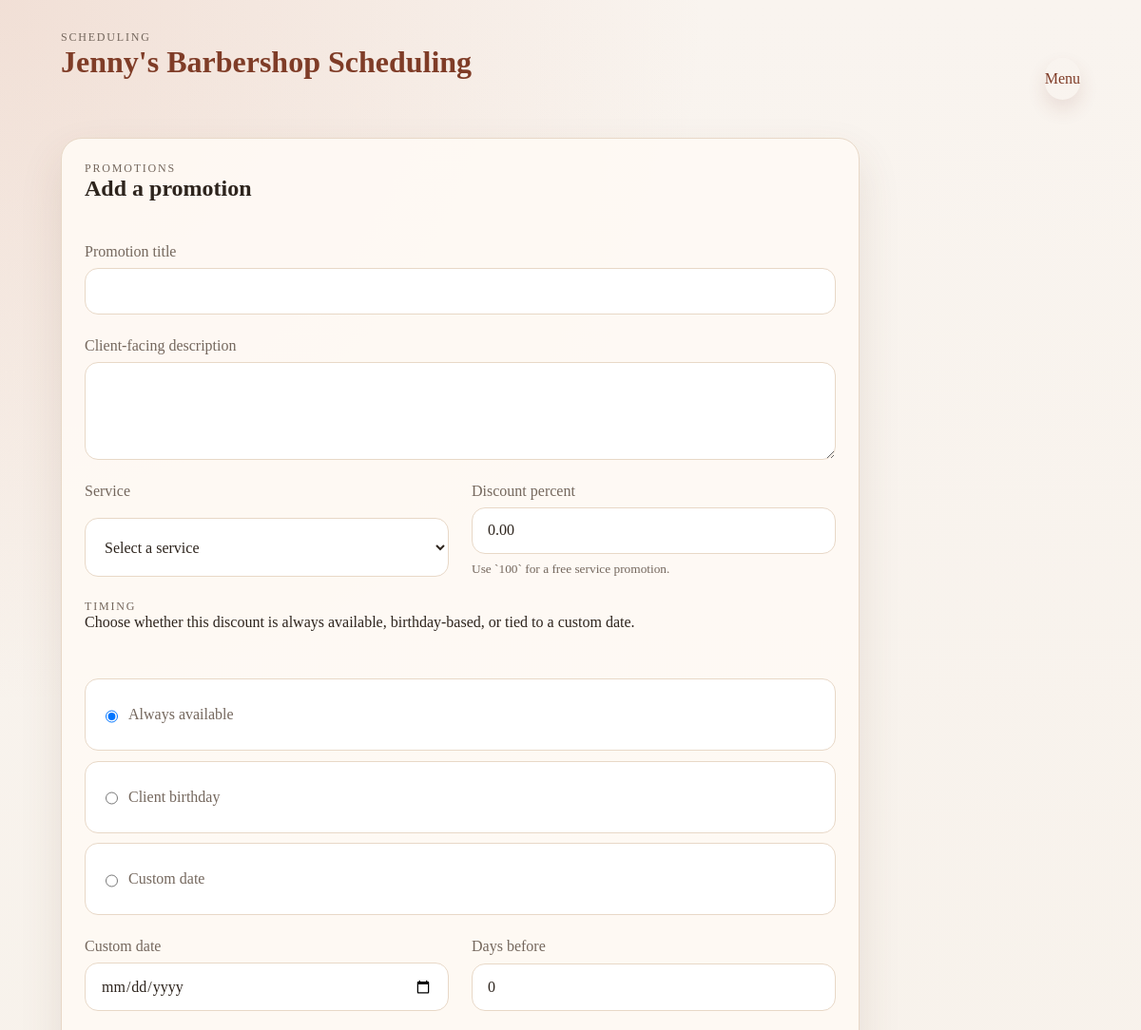
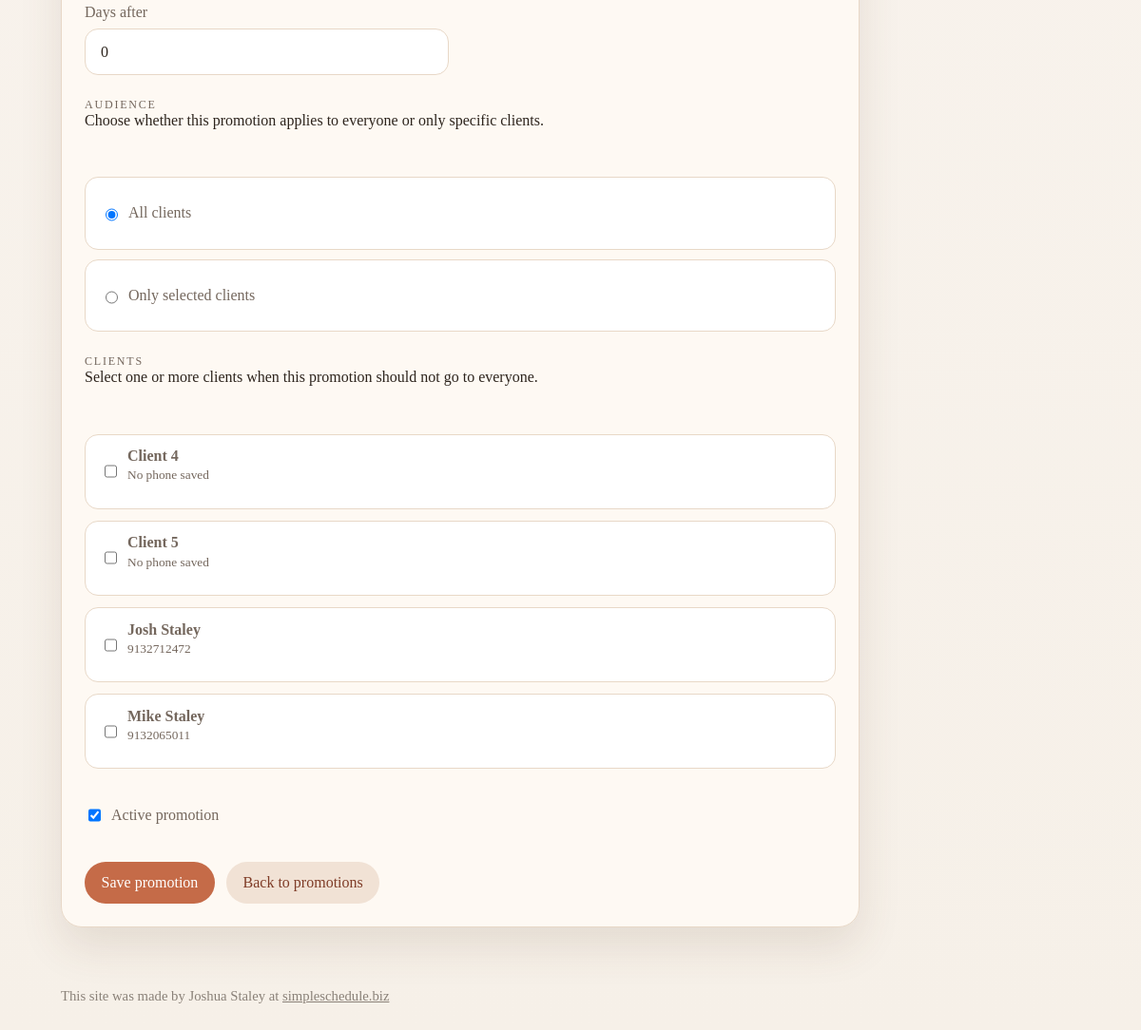
The page /promotions/new (signed in) on the database its author committed (2 pictures, top to bottom).
### salon_scheduler/models.py (models this page shows)
class Client(db.Model):
    id = db.Column(db.Integer, primary_key=True)
    first_name = db.Column(db.String(80), nullable=False)
    last_name = db.Column(db.String(80), nullable=False)
    birthdate = db.Column(db.Date)
    phone = db.Column(db.String(40))
    email = db.Column(db.String(120))
    notes = db.Column(db.Text)
    photo_filename = db.Column(db.String(255))
    is_regular = db.Column(db.Boolean, default=False, nullable=False)
    created_at = db.Column(db.DateTime, default=datetime.utcnow, nullable=False)
    appointments = db.relationship("Appointment", back_populates="client", cascade="all, delete-orphan")
    recurring_series = db.relationship("RecurringSeries", back_populates="client", cascade="all, delete-orphan")
    change_requests = db.relationship("ChangeRequest", back_populates="client", cascade="all, delete-orphan")
    promotions = db.relationship("Promotion", secondary=promotion_clients, back_populates="eligible_clients")
    @property
    def full_name(self) -> str:
        return f"{self.first_name} {self.last_name}".strip()

### salon_scheduler/routes.py (the view, shortened to what this page needs)
@main_bp.route("/promotions/new", methods=["GET", "POST"])
@stylist_login_required
def create_promotion():
    return render_promotion_form_template(None)

### salon_scheduler/routes.py (called while the page is built)
@main_bp.before_app_request
def load_active_session_state():
    g.stylist_user = None
    g.client = None
    stylist_user_id = session.get("stylist_user_id")
    client_id = session.get("client_id")
    if stylist_user_id:
        g.stylist_user = StylistUser.query.get(stylist_user_id)
    if client_id:
        g.client = Client.query.get(client_id)

@main_bp.app_context_processor
def inject_session_state():
    return {
        "current_stylist": getattr(g, "stylist_user", None),
        "current_client": getattr(g, "client", None),
    }

def stylist_login_required(view_func):
    @wraps(view_func)
    def wrapped_view(*args, **kwargs):
        if StylistUser.query.count() == 0:
            return redirect(url_for("main.stylist_setup"))
        if not g.stylist_user:
            return redirect(url_for("main.stylist_login", next=request.path))
        return view_func(*args, **kwargs)
    return wrapped_view

def render_promotion_form_template(promotion: Promotion | None):
    return render_template(
        "promotion_form.html",
        promotion=promotion,
        services=Service.query.order_by(Service.display_name.asc()).all(),
        clients=Client.query.order_by(Client.last_name.asc(), Client.first_name.asc()).all(),
    )

### salon_scheduler/templates/promotion_form.html (shortened to what this page needs)
{% extends "base.html" %}
{% block content %}
<section class="form-shell card">
    <div class="section-heading standalone">
        <div>
            <p class="eyebrow">Promotions</p>
            <h2>{{ "Edit promotion" if promotion else "Add a promotion" }}</h2>
        </div>
    </div>
    <form method="post" class="form-grid">
        <label class="full">
            Promotion title
            <input type="text" name="title" value="{{ promotion.title if promotion else '' }}" required>
        </label>
        <label class="full">
            Client-facing description
            <textarea name="description" rows="4">{{ promotion.description if promotion else '' }}</textarea>
        </label>
        <label>
            Service
            <select name="service_id" required>
                <option value="">Select a service</option>
            </select>
        </label>
        <label>
            Discount percent
            <input type="number" min="0" max="100" step="0.01" name="discount_percent" value="{{ '%.2f'|format(promotion.discount_percent) if promotion else '0.00' }}" required>
            <small>Use `100` for a free service promotion.</small>
        </label>
        <section class="full scope-panel">
            <div class="section-heading standalone service-picker-heading">
                <div>
                    <p class="eyebrow">Timing</p>
                    <p>Choose whether this discount is always available, birthday-based, or tied to a custom date.</p>
                </div>
            </div>
            <label class="scope-option">
                <input type="radio" name="date_rule" value="always" {% if not promotion or promotion.date_rule == "always" %}checked{% endif %}>
                <span>Always available</span>
            </label>
            <label class="scope-option">
                <input type="radio" name="date_rule" value="birthday" {% if promotion and promotion.date_rule == "birthday" %}checked{% endif %}>
                <span>Client birthday</span>
            </label>
            <label class="scope-option">
                <input type="radio" name="date_rule" value="custom" {% if promotion and promotion.date_rule == "custom" %}checked{% endif %}>
                <span>Custom date</span>
            </label>
        </section>
        <label>
            Custom date
            <input type="date" name="custom_date" value="{{ promotion.custom_date.isoformat() if promotion and promotion.custom_date else '' }}">
        </label>
        <label>
            Days before
            <input type="number" min="0" step="1" name="days_before" value="{{ promotion.days_before if promotion else 0 }}" required>
        </label>
        <label>
            Days after
            <input type="number" min="0" step="1" name="days_after" value="{{ promotion.days_after if promotion else 0 }}" required>
        </label>
        <section class="full scope-panel">
            <div class="section-heading standalone service-picker-heading">
                <div>
                    <p class="eyebrow">Audience</p>
                    <p>Choose whether this promotion applies to everyone or only specific clients.</p>
                </div>
            </div>
            <label class="scope-option">
                <input type="radio" name="audience" value="all" {% if promotion and promotion.applies_to_all_clients %}checked{% elif not promotion %}checked{% endif %}>
                <span>All clients</span>
            </label>
            <label class="scope-option">
                <input type="radio" name="audience" value="selected" {% if promotion and not promotion.applies_to_all_clients %}checked{% endif %}>
                <span>Only selected clients</span>
            </label>
        </section>
        <section class="full scope-panel">
            <div class="section-heading standalone service-picker-heading">
                <div>
                    <p class="eyebrow">Clients</p>
                    <p>Select one or more clients when this promotion should not go to everyone.</p>
                </div>
            </div>
            <div class="service-picker-grid">
                {% for client in clients %}
                    <label class="scope-option service-option">
                        <input
                            type="checkbox"
                            name="client_ids"
                            value="{{ client.id }}"
                        >
                        <span>
                            <strong>{{ client.full_name }}</strong>
                            <small>{{ client.phone or "No phone saved" }}</small>
                        </span>
                    </label>
                {% endfor %}
            </div>
        </section>
        <label class="inline-checkbox checkbox full">
            <input type="checkbox" name="active" {% if not promotion or promotion.active %}checked{% endif %}>
            Active promotion
        </label>
        <div class="full actions-row">
            <button class="button" type="submit">Save promotion</button>
            <a class="button subtle" href="{{ url_for('main.promotions') }}">Back to promotions</a>
        </div>
    </form>
</section>
{% endblock %}

### salon_scheduler/static/styles.css (style rules this page uses)
:root { --bg: #f6f0e8; --panel: #fffaf5; --panel-strong: #fff; --text: #2d241d; --muted: #74675d; --accent: #c56b48; --accent-dark: #7f3c27; --line: #e8d8c7; --shadow: 0 20px 45px rgba(102, 65, 43, 0.12); }
* { box-sizing: border-box; }
body { margin: 0; font-family: Georgia, "Times New Roman", serif; color: var(--text); background: radial-gradient(circle at top left, rgba(197, 107, 72, 0.15), transparent 30%), linear-gradient(180deg, #f9f4ef 0%, var(--bg) 100%); }
a { color: var(--accent-dark); text-decoration: none; }
.eyebrow { margin: 0; text-transform: uppercase; letter-spacing: 0.15em; font-size: 0.75rem; color: var(--muted); }
h1, h2, h3, p { margin-top: 0; }
.hero, .grid, .cards, .form-grid, .stats { display: grid; gap: 1.5rem; }
.hero, .card, .flash { background: rgba(255, 250, 245, 0.92); border: 1px solid var(--line); box-shadow: var(--shadow); border-radius: 22px; }
.card { padding: 1.5rem; }
.button { display: inline-flex; align-items: center; justify-content: center; border: none; border-radius: 999px; padding: 0.75rem 1.1rem; background: var(--accent); color: white; cursor: pointer; font: inherit; }
.button, .nav-button, input, textarea, select { min-height: 44px; }
.button.subtle { background: #f1e2d5; color: var(--accent-dark); }
.section-heading { display: flex; justify-content: space-between; gap: 1rem; align-items: center; margin-bottom: 1rem; }
.section-heading.standalone { margin-bottom: 1.5rem; }
.notes, .empty, small, label { color: var(--muted); }
.form-shell { max-width: 840px; }
.form-grid { grid-template-columns: repeat(2, minmax(0, 1fr)); }
.form-grid label { display: grid; gap: 0.5rem; }
.form-grid .full { grid-column: 1 / -1; }
.scope-panel { display: grid; gap: 0.65rem; }
.scope-option { display: flex !important; align-items: center; gap: 0.65rem; padding: 0.85rem 1rem; border-radius: 14px; border: 1px solid var(--line); background: var(--panel-strong); }
.scope-option input { width: auto; }
.service-picker-heading { margin-bottom: 0.25rem; }
.service-picker-grid { display: grid; gap: 0.75rem; }
.service-option { align-items: start; }
.service-option span { display: grid; gap: 0.2rem; }
input, textarea, select { width: 100%; padding: 0.9rem 1rem; border-radius: 14px; border: 1px solid var(--line); background: var(--panel-strong); font: inherit; color: var(--text); }
.checkbox { display: flex; align-items: center; gap: 0.75rem; }
.inline-checkbox { display: inline-flex !important; justify-self: start; align-self: end; }
.checkbox input { width: auto; }
.actions, .actions-row { display: flex; gap: 0.75rem; flex-wrap: wrap; }

### rows shown on the page
Client: full_name "Client 4", phone "No phone saved"
Client: full_name "Client 5", phone "No phone saved"
Client: full_name "Josh Staley", phone "9132712472"
Client: full_name "Mike Staley", phone "9132065011"

### other values the page prints
{{ "Edit promotion" if promotion else "Add a promotion" }} "Add a promotion"
